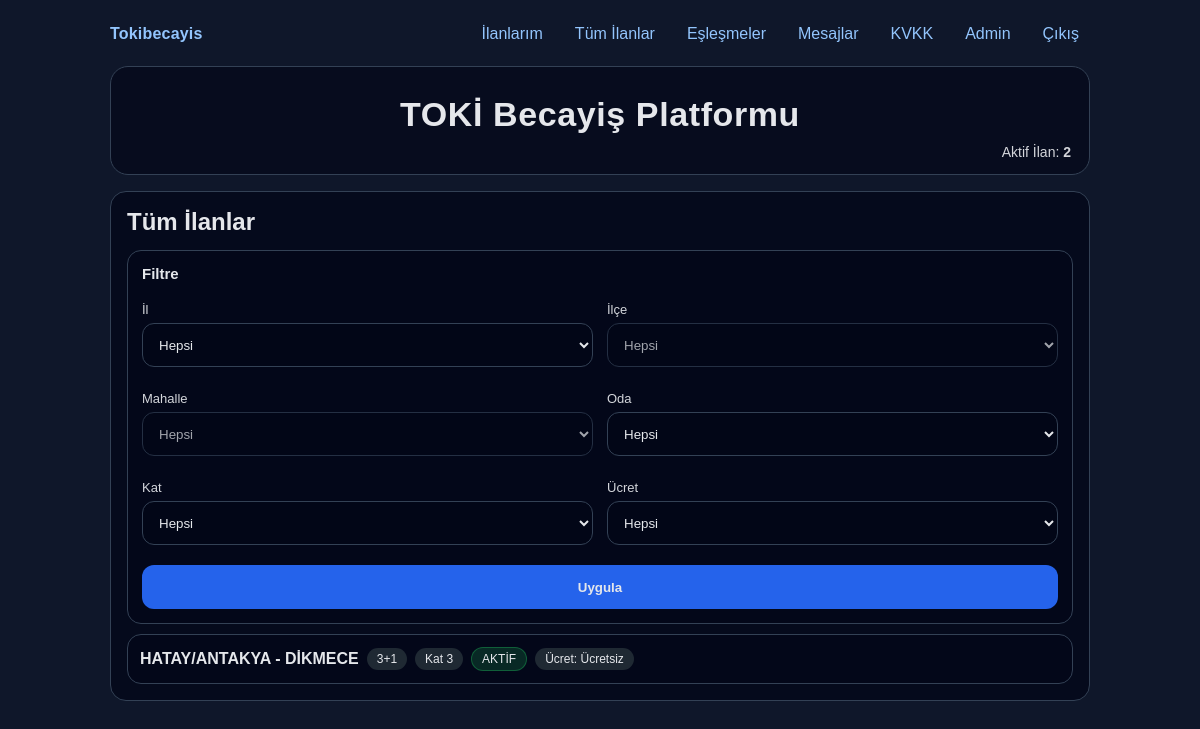
The page /listings (signed in) on the database its author committed.
### tables this page shows
CREATE TABLE listings (
        id INTEGER PRIMARY KEY AUTOINCREMENT,
        user_id INTEGER NOT NULL,

        mevcut_il TEXT NOT NULL,
        mevcut_ilce TEXT NOT NULL,
        mevcut_mahalle TEXT NOT NULL,
        mevcut_bolge TEXT,
        mevcut_etap TEXT,
        mevcut_kat TEXT NOT NULL,
        mevcut_oda TEXT NOT NULL,
        mevcut_not TEXT,

        hedef_il TEXT NOT NULL DEFAULT 'any',
        hedef_ilce_json TEXT NOT NULL DEFAULT '["any"]',
        hedef_mahalle_json TEXT NOT NULL DEFAULT '["any"]',
        hedef_bolge TEXT,
        hedef_etap TEXT,
        hedef_kat_json TEXT NOT NULL DEFAULT '["any"]',
        hedef_oda TEXT NOT NULL DEFAULT 'any',
        ucret TEXT NOT NULL DEFAULT 'any',
        hedef_not TEXT,

        created_at TEXT NOT NULL,
        updated_at TEXT NOT NULL,
        is_active INTEGER NOT NULL DEFAULT 1,

        FOREIGN KEY(user_id) REFERENCES users(id)
    );

### app.py (the view)
@app.route("/listings")
@login_required
def listings_all():
    il = (request.args.get("il") or "").strip()
    ilce = (request.args.get("ilce") or "").strip()
    mahalle = (request.args.get("mahalle") or "").strip()
    oda = (request.args.get("oda") or "").strip()
    kat = (request.args.get("kat") or "").strip()
    ucret = (request.args.get("ucret") or "").strip()
    where = ["l.user_id <> ?"]
    params = [session["user_id"]]
    where.append("l.is_active=1")
    cutoff = (datetime.utcnow() - timedelta(days=INACTIVITY_DAYS)).isoformat(timespec="seconds")
    where.append("(COALESCE(u.role,'user')='admin' OR COALESCE(u.last_login_at,'') >= ?)")
    params.append(cutoff)
    if il:
        where.append("l.mevcut_il=?"); params.append(il)
    if ilce:
        where.append("l.mevcut_ilce=?"); params.append(ilce)
    if mahalle:
        where.append("l.mevcut_mahalle=?"); params.append(mahalle)
    if oda:
        where.append("l.mevcut_oda=?"); params.append(oda)
    if kat:
        where.append("l.mevcut_kat=?"); params.append(kat)
    if ucret:
        where.append("l.ucret=?"); params.append(ucret)
    conn = get_db()
    rows = conn.execute(f"""
        SELECT l.*, u.username
        FROM listings l
        JOIN users u ON u.id = l.user_id
        WHERE {' AND '.join(where)}
        ORDER BY l.id DESC
        LIMIT 500
    """, tuple(params)).fetchall()
    conn.close()
    return render_template("listings_all.html", listings=rows)

### app.py (called while the page is built, shortened)
def is_postgres() -> bool:
    url = os.environ.get("DATABASE_URL", "")
    return url.startswith("postgres://") or url.startswith("postgresql://")

def get_db():
    if not is_postgres():
        conn = sqlite3.connect(APP_DB)
        conn.row_factory = sqlite3.Row
        return DB(conn)

def login_required(f):
    @wraps(f)
    def wrapper(*args, **kwargs):
        if not session.get("user_id"):
            return redirect(url_for("login"))
        return f(*args, **kwargs)
    return wrapper

def active_listings_count_value() -> int:
    cutoff = (datetime.utcnow() - timedelta(days=INACTIVITY_DAYS)).isoformat(timespec="seconds")
    conn = get_db()
    try:
        row = conn.execute(
            """
            SELECT COUNT(*) AS c
            FROM listings l
            JOIN users u ON u.id = l.user_id
            WHERE COALESCE(l.is_active,1)=1
              AND (
                    COALESCE(u.role,'user')='admin'
                 OR (COALESCE(u.last_login_at,'')<>'' AND u.last_login_at >= ?)
              )
            """,
            (cutoff,),
        ).fetchone()
        return int(row["c"] if row else 0)
    finally:
        conn.close()

@app.context_processor
def inject_global_counts():
    try:
        return {"active_listings_count": active_listings_count_value()}
    except Exception:
        return {"active_listings_count": 0}

@app.context_processor
def inject_unread_flag():
    if not session.get("user_id"):
        return {"has_unread": False}
    me = session["user_id"]
    conn = get_db()
    try:
        row = conn.execute(
            """
            SELECT t.id
            FROM threads t
            JOIN messages m ON m.thread_id = t.id
            WHERE (t.user1_id = ? OR t.user2_id = ?)
              AND m.id = (
                SELECT id
                FROM messages
                WHERE thread_id = t.id
                ORDER BY created_at DESC
                LIMIT 1
              )
              AND m.sender_id != ?
            LIMIT 1
            """,
            (me, me, me),
        ).fetchone()
        return {"has_unread": bool(row)}
    except Exception:
        return {"has_unread": False}
    finally:
        conn.close()

    def execute(self, sql: str, params=()):
        if is_postgres():
            sql = _convert_qmarks_to_psycopg(sql)
            cur = self.conn.cursor()
            cur.execute(sql, params)
            return cur
        return self.conn.execute(sql, params)

### templates/listings_all.html (shortened to what this page needs)
{% extends "layout.html" %}
{% block content %}
<div class="card">
  <h2>Tüm İlanlar</h2>
  <div class="subcard">
    <h3>Filtre</h3>
    <form method="get" class="row">
      <div>
        <label>İl</label>
        <select id="ilSelect" name="il">
          <option value="">Hepsi</option>
        </select>
      </div>
      <div>
        <label>İlçe</label>
        <select id="ilceSelect" name="ilce" disabled>
          <option value="">Hepsi</option>
        </select>
      </div>
      <div>
        <label>Mahalle</label>
        <select id="mahalleSelect" name="mahalle" disabled>
          <option value="">Hepsi</option>
        </select>
      </div>
      <div>
        <label>Oda</label>
        <select name="oda">
          {% set oda_val = request.args.get('oda','') %}
          <option value="" {% if oda_val=='' %}selected{% endif %}>Hepsi</option>
        </select>
      </div>
      <div>
        <label>Kat</label>
        <select name="kat">
          {% set kat_val = request.args.get('kat','') %}
          <option value="" {% if kat_val=='' %}selected{% endif %}>Hepsi</option>
        </select>
      </div>
      <div>
        <label>Ücret</label>
        <select name="ucret">
          {% set ucret_val = request.args.get('ucret','') %}
          <option value="" {% if ucret_val=='' %}selected{% endif %}>Hepsi</option>
        </select>
      </div>
      <div class="full"><button type="submit">Uygula</button></div>
    </form>
  </div>
  {% if not listings %}
    <p class="muted">İlan bulunamadı.</p>
  {% else %}
    <div class="list">
      {% for l in listings %}
        <div class="list-item">
          <div class="list-title">
            <b>{{ l["mevcut_il"] }}/{{ l["mevcut_ilce"] }} - {{ l["mevcut_mahalle"] }}</b>
            <span class="pill">{{ l["mevcut_oda"] }}</span>
            <span class="pill">Kat {{ l["mevcut_kat"] }}</span>
            {% if l["is_active"] == 1 %}
              <span class="pill ok">AKTİF</span>
            {% else %}
              <span class="pill warn">PASİF</span>
            {% endif %}
            <span class="pill">Ücret: {% set _u = l["ucret"] %}{% if not _u or _u=='any' %}Farketmez{% elif _u=='ucretli' %}Ücretli{% elif _u=='ucretsiz' %}Ücretsiz{% else %}{{ _u }}{% endif %}</span>
          </div>
        </div>
      {% endfor %}
    </div>
  {% endif %}
</div>
{% endblock %}

### static/style.css (style rules this page uses)
:root { --bg:#0f172a; --panel: rgba(2,6,23,.72); --panel-border:#334155; --text:#e5e7eb; --muted:#94a3b8; --primary:#2563eb; --danger:#ef4444; --input-bg:#020617; --ok:#22c55e; --warn:#f59e0b; }
* { box-sizing:border-box }
body { margin:0; padding:16px; font-family: Arial, sans-serif; background:var(--bg); color:var(--text); }
.card { border:1px solid var(--panel-border); border-radius:16px; padding:16px; background:var(--panel); margin-top:16px; }
.subcard { border:1px solid var(--panel-border); border-radius:14px; padding:14px; background:rgba(2,6,23,.55); margin-top:14px; }
h2 { margin:0 0 10px 0 }
h3 { margin:0 0 10px 0; font-size:15px }
label { display:block; margin-top:10px; font-size:13px; opacity:.92 }
input, select, textarea, button { width:100%; padding:12px; margin-top:6px; border-radius:12px; border:1px solid var(--panel-border); background:var(--input-bg); color:var(--text); min-height:44px; }
button { background:var(--primary); border:none; font-weight:800; cursor:pointer; }
.row { display:grid; grid-template-columns: 1fr 1fr; gap:14px; margin-top:6px; }
.full { grid-column:1 / -1 }
.list { display:flex; flex-direction:column; gap:12px; margin-top:10px }
.list-item { border:1px solid var(--panel-border); border-radius:14px; padding:12px; background:rgba(2,6,23,.55); }
.list-title { display:flex; gap:8px; align-items:center; flex-wrap:wrap }
.pill { display:inline-block; padding:4px 10px; border-radius:999px; background:#1f2933; font-size:12px; }
.pill.ok { background:rgba(34,197,94,.18); border:1px solid rgba(34,197,94,.35) }

### rows shown on the page
listings: mevcut_il "HATAY", mevcut_ilce "ANTAKYA", mevcut_mahalle "DİKMECE", mevcut_oda "3+1", mevcut_kat "3", is_active "AKTİF", ucret "Ücretsiz"

### other values the page prints
{{ active_listings_count }} "2"
